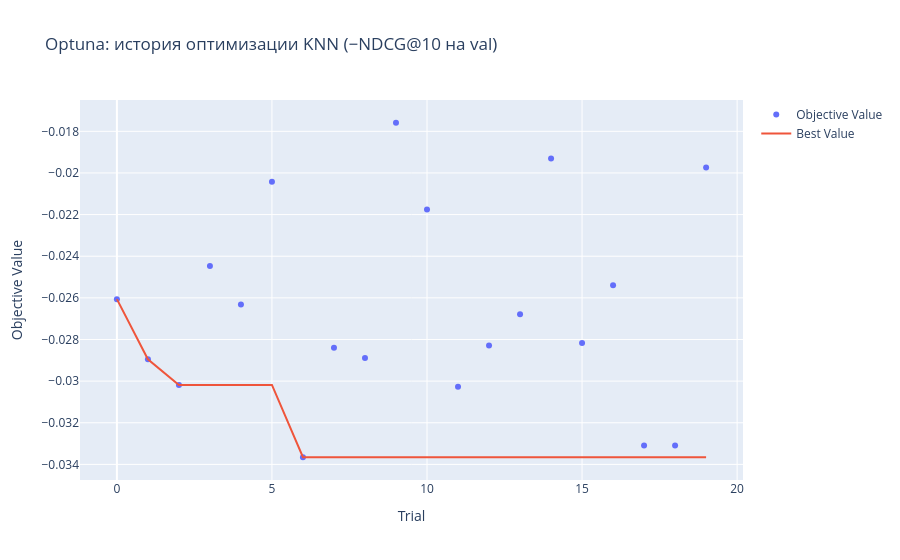
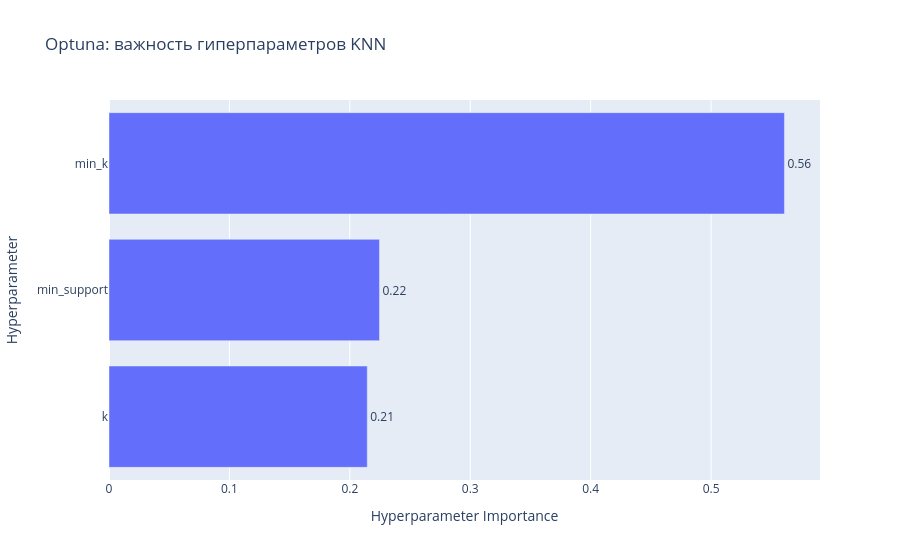
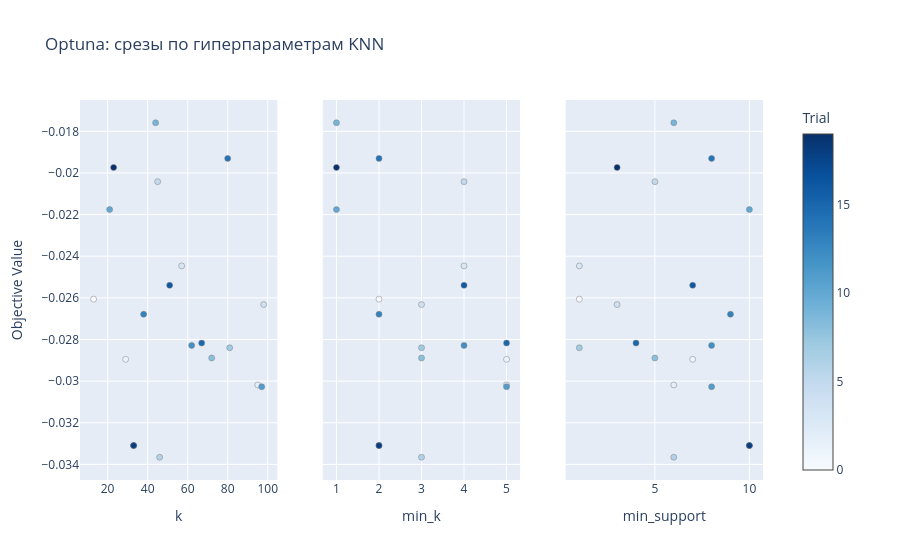
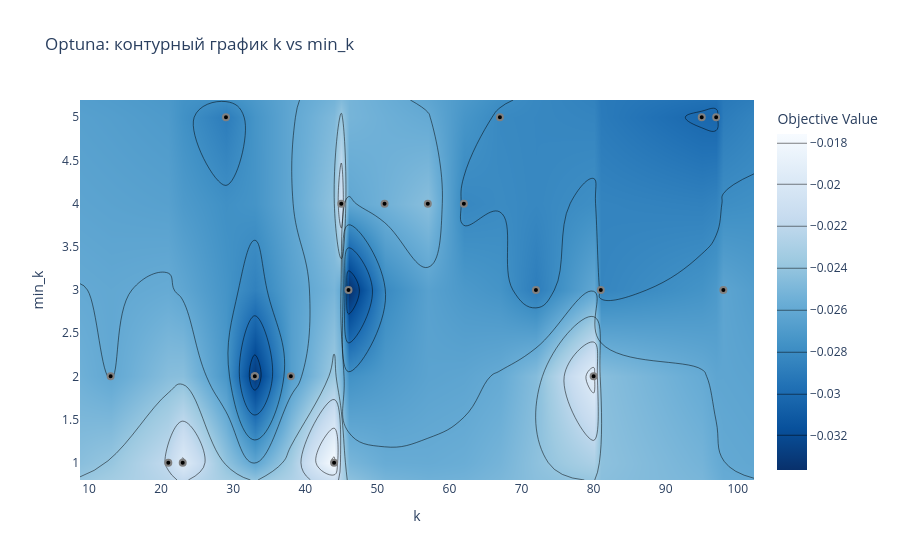

The notebook cell these images were saved under, in order:
### Code cell
# 1. История оптимизации
fig_history = ov.plot_optimization_history(study)
fig_history.update_layout(title=f'Optuna: история оптимизации KNN (−NDCG@{K_PRIMARY} на val)')
fig_history.write_html(str(MODELS_DIR / 'optuna_knn_history.html'))
fig_history.show()

# 2. Важность параметров
fig_importance = ov.plot_param_importances(study)
fig_importance.update_layout(title='Optuna: важность гиперпараметров KNN')
fig_importance.write_html(str(MODELS_DIR / 'optuna_knn_importance.html'))
fig_importance.show()

# 3. Срезы по параметрам
fig_slice = ov.plot_slice(study)
fig_slice.update_layout(title='Optuna: срезы по гиперпараметрам KNN')
fig_slice.show()

# 4. Контурный график для пары k / min_k
fig_contour = ov.plot_contour(study, params=['k', 'min_k'])
fig_contour.update_layout(title='Optuna: контурный график k vs min_k')
fig_contour.show()

### Figure 1 — Plotly figure (JSON) as saved in the notebook; plotly's stock layout.template omitted (floating-point values rounded to 4 significant figures)
{"data": [{"mode": "markers", "name": "Objective Value", "type": "scatter", "x": [0, 1, 2, 3, 4, 5, 6, 7, 8, 9, 10, 11, 12, 13, 14, 15, 16, 17, 18, 19], "y": [-0.02606, -0.02895, -0.03018, -0.02446, -0.02632, -0.02042, -0.03366, -0.0284, -0.02889, -0.01759, -0.02176, -0.03027, -0.02828, -0.02679, -0.0193, -0.02817, -0.0254, -0.0331, -0.0331, -0.01973]}, {"mode": "lines", "name": "Best Value", "type": "scatter", "x": [0, 1, 2, 3, 4, 5, 6, 7, 8, 9, 10, 11, 12, 13, 14, 15, 16, 17, 18, 19], "y": [-0.02606, -0.02895, -0.03018, -0.03018, -0.03018, -0.03018, -0.03366, -0.03366, -0.03366, -0.03366, -0.03366, -0.03366, -0.03366, -0.03366, -0.03366, -0.03366, -0.03366, -0.03366, -0.03366, -0.03366]}, {"marker": {"color": "#cccccc"}, "mode": "markers", "name": "Infeasible Trial", "showlegend": false, "type": "scatter", "x": [], "y": []}], "layout": {"title": {"text": "Optuna: история оптимизации KNN (−NDCG@10 на val)"}, "xaxis": {"title": {"text": "Trial"}}, "yaxis": {"title": {"text": "Objective Value"}}}}

### Figure 2 — Plotly figure (JSON) as saved in the notebook; plotly's stock layout.template omitted (floating-point values rounded to 4 significant figures)
{"data": [{"cliponaxis": false, "hovertemplate": ["k (IntDistribution): 0.2144698411257165<extra></extra>", "min_support (IntDistribution): 0.22460831211428295<extra></extra>", "min_k (IntDistribution): 0.5609218467600005<extra></extra>"], "name": "Objective Value", "orientation": "h", "text": ["0.21", "0.22", "0.56"], "textposition": "outside", "type": "bar", "x": [0.2145, 0.2246, 0.5609], "y": ["k", "min_support", "min_k"]}], "layout": {"title": {"text": "Optuna: важность гиперпараметров KNN"}, "xaxis": {"title": {"text": "Hyperparameter Importance"}}, "yaxis": {"title": {"text": "Hyperparameter"}}}}

### Figure 3 — Plotly figure (JSON) as saved in the notebook; plotly's stock layout.template omitted (floating-point values rounded to 4 significant figures)
{"data": [{"marker": {"color": [0, 1, 2, 3, 4, 5, 6, 7, 8, 9, 10, 11, 12, 13, 14, 15, 16, 17, 18, 19], "colorbar": {"title": {"text": "Trial"}, "x": 1, "xpad": 40}, "colorscale": [[0, "rgb(247,251,255)"], [0.125, "rgb(222,235,247)"], [0.25, "rgb(198,219,239)"], [0.375, "rgb(158,202,225)"], [0.5, "rgb(107,174,214)"], [0.625, "rgb(66,146,198)"], [0.75, "rgb(33,113,181)"], [0.875, "rgb(8,81,156)"], [1, "rgb(8,48,107)"]], "line": {"color": "Grey", "width": 0.5}, "showscale": true}, "mode": "markers", "name": "Feasible Trial", "showlegend": false, "type": "scatter", "x": [13, 29, 95, 57, 98, 45, 46, 81, 72, 44, 21, 97, 62, 38, 80, 67, 51, 33, 33, 23], "xaxis": "x", "y": [-0.02606, -0.02895, -0.03018, -0.02446, -0.02632, -0.02042, -0.03366, -0.0284, -0.02889, -0.01759, -0.02176, -0.03027, -0.02828, -0.02679, -0.0193, -0.02817, -0.0254, -0.0331, -0.0331, -0.01973], "yaxis": "y"}, {"marker": {"color": [0, 1, 2, 3, 4, 5, 6, 7, 8, 9, 10, 11, 12, 13, 14, 15, 16, 17, 18, 19], "colorbar": {"title": {"text": "Trial"}, "x": 1, "xpad": 40}, "colorscale": [[0, "rgb(247,251,255)"], [0.125, "rgb(222,235,247)"], [0.25, "rgb(198,219,239)"], [0.375, "rgb(158,202,225)"], [0.5, "rgb(107,174,214)"], [0.625, "rgb(66,146,198)"], [0.75, "rgb(33,113,181)"], [0.875, "rgb(8,81,156)"], [1, "rgb(8,48,107)"]], "line": {"color": "Grey", "width": 0.5}, "showscale": false}, "mode": "markers", "name": "Feasible Trial", "showlegend": false, "type": "scatter", "x": [2, 5, 5, 4, 3, 4, 3, 3, 3, 1, 1, 5, 4, 2, 2, 5, 4, 2, 2, 1], "xaxis": "x2", "y": [-0.02606, -0.02895, -0.03018, -0.02446, -0.02632, -0.02042, -0.03366, -0.0284, -0.02889, -0.01759, -0.02176, -0.03027, -0.02828, -0.02679, -0.0193, -0.02817, -0.0254, -0.0331, -0.0331, -0.01973], "yaxis": "y2"}, {"marker": {"color": [0, 1, 2, 3, 4, 5, 6, 7, 8, 9, 10, 11, 12, 13, 14, 15, 16, 17, 18, 19], "colorbar": {"title": {"text": "Trial"}, "x": 1, "xpad": 40}, "colorscale": [[0, "rgb(247,251,255)"], [0.125, "rgb(222,235,247)"], [0.25, "rgb(198,219,239)"], [0.375, "rgb(158,202,225)"], [0.5, "rgb(107,174,214)"], [0.625, "rgb(66,146,198)"], [0.75, "rgb(33,113,181)"], [0.875, "rgb(8,81,156)"], [1, "rgb(8,48,107)"]], "line": {"color": "Grey", "width": 0.5}, "showscale": false}, "mode": "markers", "name": "Feasible Trial", "showlegend": false, "type": "scatter", "x": [1, 7, 6, 1, 3, 5, 6, 1, 5, 6, 10, 8, 8, 9, 8, 4, 7, 10, 10, 3], "xaxis": "x3", "y": [-0.02606, -0.02895, -0.03018, -0.02446, -0.02632, -0.02042, -0.03366, -0.0284, -0.02889, -0.01759, -0.02176, -0.03027, -0.02828, -0.02679, -0.0193, -0.02817, -0.0254, -0.0331, -0.0331, -0.01973], "yaxis": "y3"}], "layout": {"title": {"text": "Optuna: срезы по гиперпараметрам KNN"}, "xaxis": {"anchor": "y", "domain": [0, 0.2889], "title": {"text": "k"}}, "xaxis2": {"anchor": "y2", "domain": [0.3556, 0.6444], "title": {"text": "min_k"}}, "xaxis3": {"anchor": "y3", "domain": [0.7111, 1], "title": {"text": "min_support"}}, "yaxis": {"anchor": "x", "domain": [0, 1], "title": {"text": "Objective Value"}}, "yaxis2": {"anchor": "x2", "domain": [0, 1], "matches": "y", "showticklabels": false}, "yaxis3": {"anchor": "x3", "domain": [0, 1], "matches": "y", "showticklabels": false}}}

### Figure 4 — Plotly figure (JSON) as saved in the notebook; plotly's stock layout.template omitted (floating-point values rounded to 4 significant figures; data arrays with more than 128 entries replaced by an {"elided": "..."} marker saying what was removed)
{"data": [{"colorbar": {"title": {"text": "Objective Value"}}, "colorscale": [[0, "rgb(247,251,255)"], [0.125, "rgb(222,235,247)"], [0.25, "rgb(198,219,239)"], [0.375, "rgb(158,202,225)"], [0.5, "rgb(107,174,214)"], [0.625, "rgb(66,146,198)"], [0.75, "rgb(33,113,181)"], [0.875, "rgb(8,81,156)"], [1, "rgb(8,48,107)"]], "connectgaps": true, "contours": {"coloring": "heatmap"}, "hoverinfo": "none", "line": {"smoothing": 1.3}, "reversescale": true, "type": "contour", "x": [8.75, 13, 21, 23, 29, 33, 38, 44, 45, 46, 51, 57, 62, 67, 72, 80, 81, 95, 97, 98, 102.2], "y": [0.8, 1, 2, 3, 4, 5, 5.2], "z": {"elided": "7x21 float values"}}, {"marker": {"color": "black", "line": {"color": "Gray", "width": 2}}, "mode": "markers", "name": "Feasible Trial", "showlegend": false, "type": "scatter", "x": [13, 29, 95, 57, 98, 45, 46, 81, 72, 44, 21, 97, 62, 38, 80, 67, 51, 33, 33, 23], "y": [2, 5, 5, 4, 3, 4, 3, 3, 3, 1, 1, 5, 4, 2, 2, 5, 4, 2, 2, 1]}, {"marker": {"color": "#cccccc", "line": {"color": "Gray", "width": 2}}, "mode": "markers", "name": "Infeasible Trial", "showlegend": false, "type": "scatter", "x": [], "y": []}], "layout": {"title": {"text": "Optuna: контурный график k vs min_k"}, "xaxis": {"range": [8.75, 102.2], "title": {"text": "k"}}, "yaxis": {"range": [0.8, 5.2], "title": {"text": "min_k"}}}}
